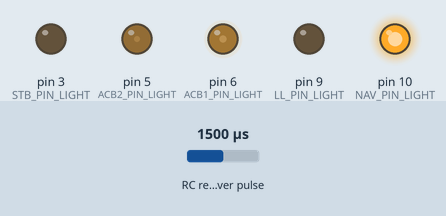
Bench run of a program on a simulated Arduino Pro Mini, built with avr-gcc and run on an emulated ATmega328P. Shown: output pins drawn as LEDs (lit = HIGH). Wiring (inferred from the names in the program): RC receiver channel: data pin 14. The test bench sets the inputs (shaded band); at power-on: RC receiver pulse 1500 µs.

Above: at 1.2 s.
1.3 s: RC receiver pulse (sensor on pin 14) set to 1980 µs
At 2.27 s:
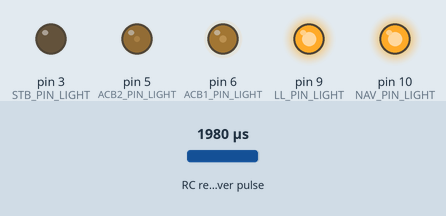
4.3 s: RC receiver pulse (sensor on pin 14) set to 1820 µs
7.3 s: RC receiver pulse (sensor on pin 14) set to 1805 µs
10.3 s: RC receiver pulse (sensor on pin 14) set to 1020 µs
13.3 s: RC receiver pulse (sensor on pin 14) set to 1810 µs
At 13.47 s:
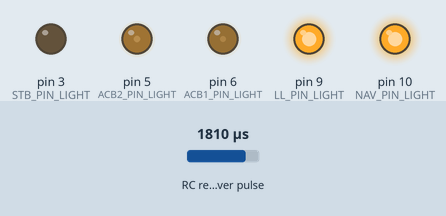
16.3 s: RC receiver pulse (sensor on pin 14) set to 1250 µs
At 18.27 s:
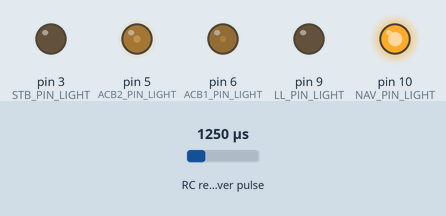
Timing chart, 0 to 31.6 s (numbered marks = the images above; inputs shaded):
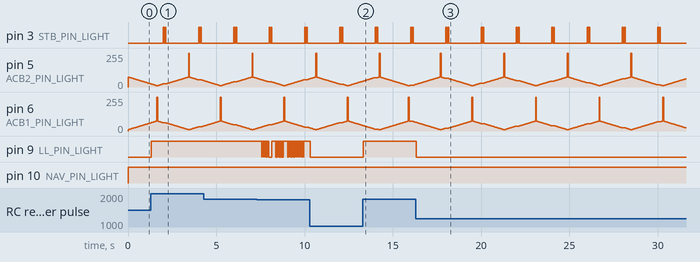

The program:

main.cpp
```cpp
#include <EnableInterrupt.h>

#define SERIAL_PORT_SPEED 9600

#define RC_NUM_CHANNELS  1
#define RC_CH1  0
// #define RC_CH2  1

// pins receiver is connected to
#define RC_CH1_INPUT  14  //  == pin A0
// #define RC_CH2_INPUT  15  //  == pin A1

// definition of signal thresholds
#define INPUT_LOW_THRESHOLD 1000 // Low to Mid input signal threshold.
#define INPUT_MID_THRESHOLD 1400 // Mid to High input signal threshold.
#define INPUT_HIGH_THRESHOLD 1800 // Mid to High input signal threshold.

//  Landing light settings
#define LL_PIN_LIGHT 9 // Landing light output pin number

// Anti-collision beacon settings
#define ACB1_PIN_LIGHT 6 // Pin number for anti-collision beacon 1
#define ACB2_PIN_LIGHT 5 // Pin number for anti-collision beacon 2
#define ACB_FADE_MIN 10 // Minimum fade level for anti-collision beacon (0-255)
#define ACB_FADE_MAX 75 // Maximum fade level for anti-collision beacon (0-255)
#define ACB_FADE_INTERVAL 25000 // Fade step interval, in microseconds (lower numbers = faster fade)

// Strobe settings
#define STB_PIN_LIGHT 3 // Pin number for strobe light output
#define STB_BLINK_INTERVAL 2000000 // Blink interval for strobe light in microseconds

// Navigation lights settings
#define NAV_PIN_LIGHT 10 // Pin number for strobe light output

// Var declarations
boolean curLandingLight = false;
boolean curLightSwitch = false;

uint16_t rc_values[RC_NUM_CHANNELS];
uint32_t rc_start[RC_NUM_CHANNELS];
volatile uint16_t rc_shared[RC_NUM_CHANNELS];

unsigned long lastFadeTime = 0;
unsigned long lastStrobeTime = 0;
int currentFade = ACB_FADE_MIN;
int fadeDirection = 1;

void rc_read_values() {
  noInterrupts();
  memcpy(rc_values, (const void *)rc_shared, sizeof(rc_shared));
  interrupts();
}

void calc_input(uint8_t channel, uint8_t input_pin) {
  if (digitalRead(input_pin) == HIGH) {
    rc_start[channel] = micros();
  } else {
    uint16_t rc_compare = (uint16_t)(micros() - rc_start[channel]);
    rc_shared[channel] = rc_compare;
  }
}

void calc_ch1() {
  calc_input(RC_CH1, RC_CH1_INPUT);
}

void debug() {
  Serial.print("CH1:"); Serial.print(rc_values[RC_CH1]); Serial.print("\t");
}

// Turn on or off landing light
void setLandingLight(boolean state)
{
  if (state && !curLandingLight) {
    digitalWrite(LL_PIN_LIGHT, HIGH);
  } else if (!state && curLandingLight) {
    digitalWrite(LL_PIN_LIGHT, LOW);
  }
  curLandingLight = state;
}

void checkLandingLight()
{
  // Check LL input position
  if (rc_values[RC_CH1] > INPUT_HIGH_THRESHOLD) {
    setLandingLight(true);
  } else {
    setLandingLight(false);
  }
}

void allLightsOff(){
  digitalWrite(NAV_PIN_LIGHT, LOW);
  digitalWrite(STB_PIN_LIGHT, LOW);
  digitalWrite(ACB1_PIN_LIGHT, LOW);
  digitalWrite(ACB2_PIN_LIGHT, LOW);
  //  digitalWrite(LL_PIN_LIGHT, LOW);
  setLandingLight(false);
}


// Fade anti-collision LEDs
void doFade()
{
  currentFade += fadeDirection;
  if (currentFade == ACB_FADE_MAX || currentFade == ACB_FADE_MIN) {
    // If we hit the fade limit, flash the high beacon, and flip the fade direction
    if (fadeDirection == 1) {
      analogWrite(ACB1_PIN_LIGHT, 255);

    } else {
      analogWrite(ACB2_PIN_LIGHT, 255);
    }
    delay(50);
    fadeDirection *= -1;
  }

  analogWrite(ACB1_PIN_LIGHT, currentFade);
  analogWrite(ACB2_PIN_LIGHT, ACB_FADE_MAX - currentFade + ACB_FADE_MIN);
}

void doStrobe()
{
  digitalWrite(STB_PIN_LIGHT, HIGH);
  delay(50);
  digitalWrite(STB_PIN_LIGHT, LOW);
  delay(50);
  digitalWrite(STB_PIN_LIGHT, HIGH);
  delay(50);
  digitalWrite(STB_PIN_LIGHT, LOW);
}

void setLightSwitch(boolean state)
{
  if (state && !curLightSwitch) {
    digitalWrite(NAV_PIN_LIGHT, HIGH);
  } else if (!state && curLightSwitch) {
    allLightsOff();
  }
  curLightSwitch = state;
}

void checkLightSwitch()
{
  if (rc_values[RC_CH1] > INPUT_LOW_THRESHOLD) {
    setLightSwitch(true);
  }
  else {
    setLightSwitch(false);
  }
  }

void setup() {
  Serial.begin(SERIAL_PORT_SPEED);

  //  Declare output pins
  pinMode(LL_PIN_LIGHT, OUTPUT);
  pinMode(STB_PIN_LIGHT, OUTPUT);
  pinMode(ACB1_PIN_LIGHT, OUTPUT);
  pinMode(ACB2_PIN_LIGHT, OUTPUT);
  pinMode(NAV_PIN_LIGHT, OUTPUT);

  //  Declaration of input pins
  //  Add as many as you need
  pinMode(RC_CH1_INPUT, INPUT);
  //  pinMode(RC_CH2_INPUT, INPUT);

  //  Enable interrupts on input channels
  enableInterrupt(RC_CH1_INPUT, calc_ch1, CHANGE);
  //  enableInterrupt(RC_CH2_INPUT, calc_ch2, CHANGE);
}

void loop() {
  unsigned long currentTime = micros();
  rc_read_values();
  // Check if lightswitch is on or off
  checkLightSwitch();
  if (!curLightSwitch) {
    // nothing to do. Light switch is off.
  }
  else {
   // Check if it's time to fade the anti-collision lights
    if ((currentTime - lastFadeTime) > ACB_FADE_INTERVAL) {
      doFade();
      lastFadeTime = currentTime;
    }    checkLandingLight();

  // Check if it's time to blink the strobes
    if ((currentTime - lastStrobeTime) > STB_BLINK_INTERVAL) {
      doStrobe();
      lastStrobeTime = currentTime;
    }

  }

//  debug(); // enable for serial debugging of receiver inputs
}
```

Measured:
- after the input at 1.3 s, pin 9 (LL_PIN_LIGHT): LOW → HIGH at once
- after the input at 13.3 s, pin 9 (LL_PIN_LIGHT): LOW → HIGH at once
- after the input at 16.3 s, pin 9 (LL_PIN_LIGHT): HIGH → LOW at once
- by itself, pin 3 (STB_PIN_LIGHT): repeats every 2.0 s: LOW 0.05 s, HIGH 0.05 s, LOW 1.8 s, HIGH 0.05 s
